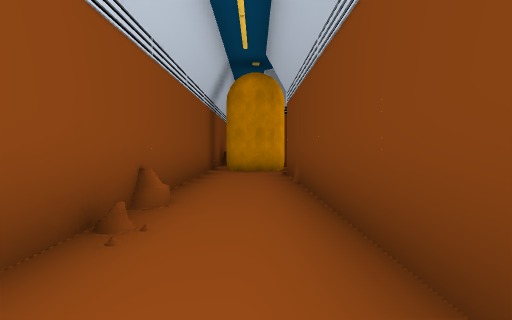
[1] (above)

23 first-person views from a walk through a scene from a Unity 3-D project. The camera is 1.2 m above the floor, tilts 2° down and sees 75° across. Doors are open. The floor is counted in squares, 2 m on a side. Each view is taken from the middle of a square. On the plan, view 1 faces up. The plan holds only what a view shows up to about 10 squares ahead; the rest is blank. The player is left out.

[2]
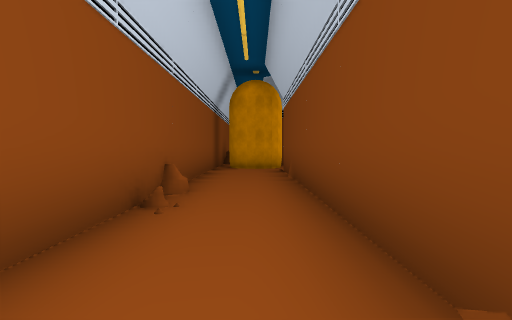

[3]
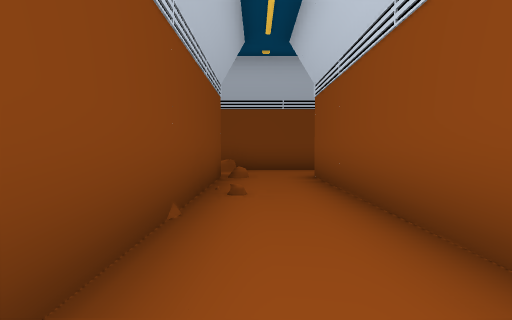

[4]
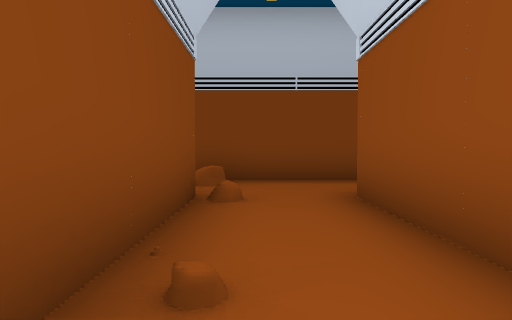

[5]
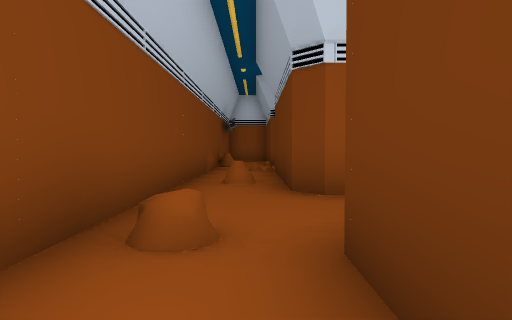

[6]
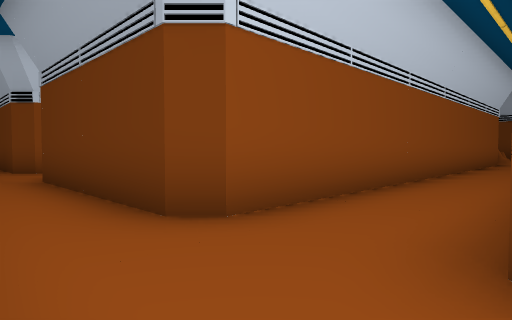

[7]
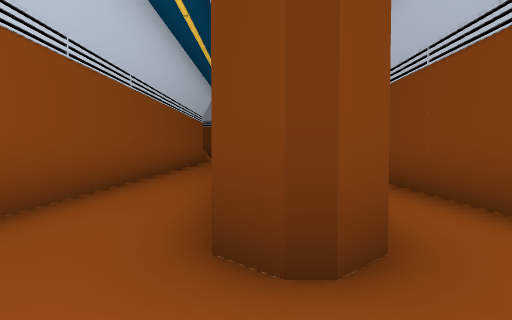

[8]
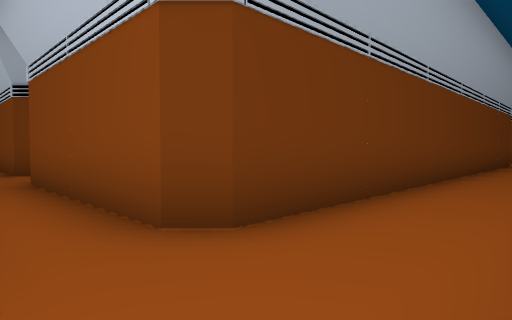

[9]
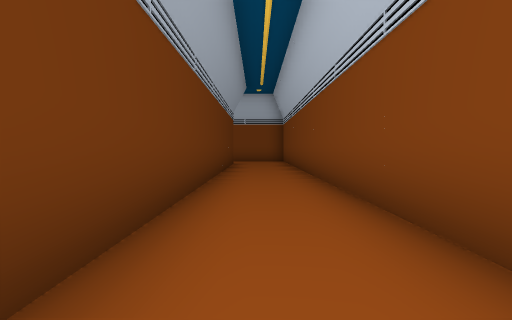

[10]
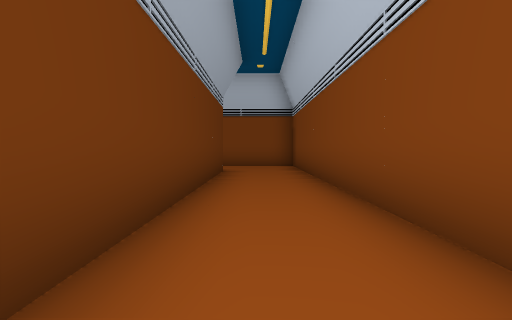

[11]
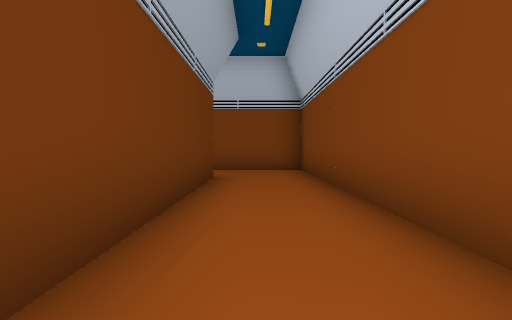

[12]
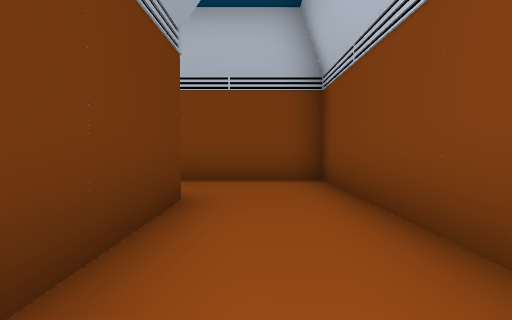

[13]
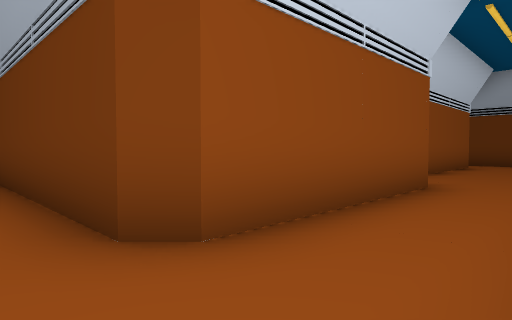

[14]
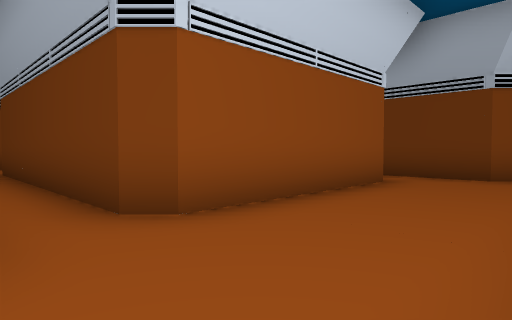

[15]
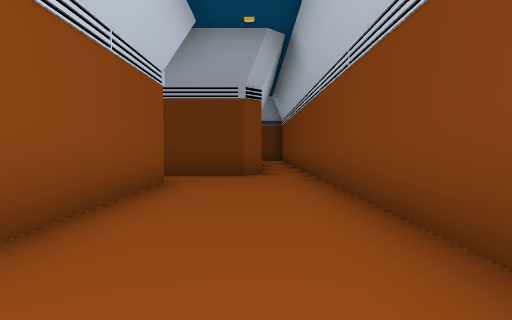

[16]
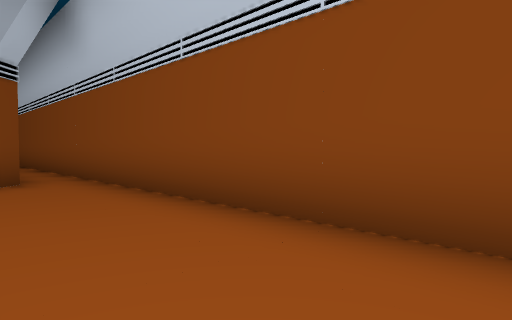

[17]
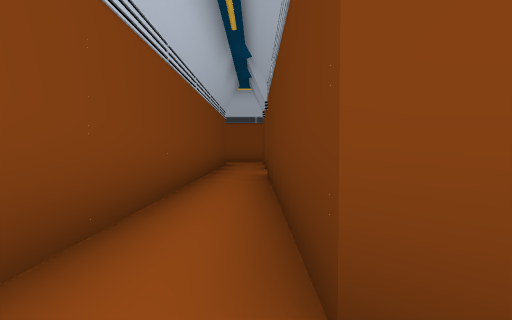

[18]
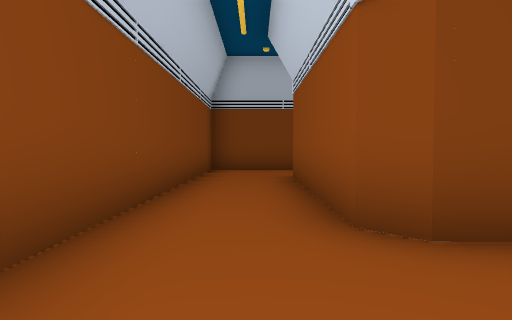

[19]
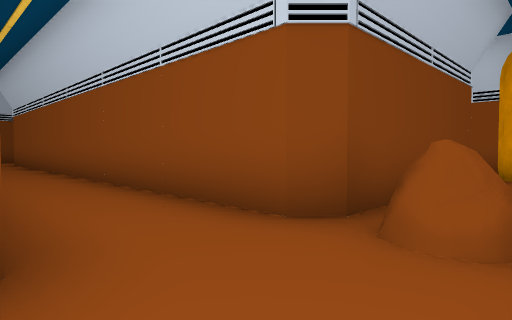

[20]
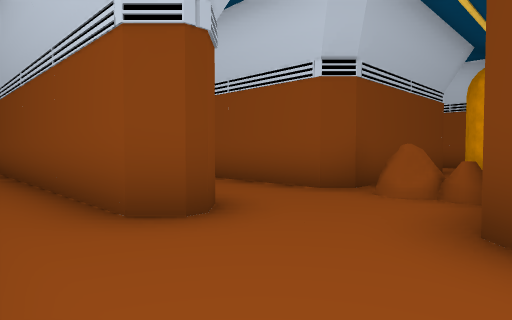

[21]
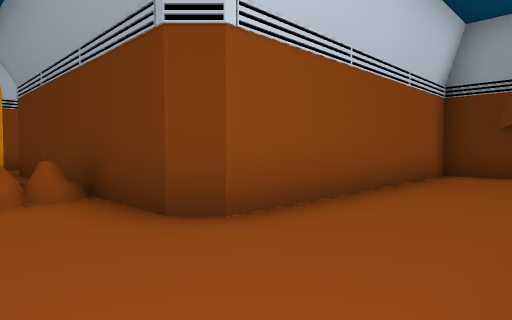

[22]
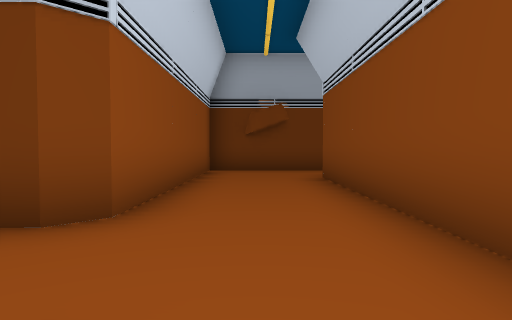

[23]
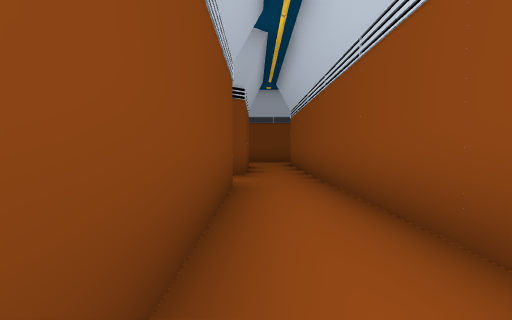

### Floor plan
Points are (right, up) in squares from view 1. A wall is a line through its corners. A room is listed if a view was taken in it or the views show most of it. See-through windows are left out.
Room 1 (views 1, 2, 3, 4)
walls: (0.7, -4.1) (0.7, 8.1); (-1.5, -6.3) (1.5, -6.3); (-1.2, 11) (-1.2, -4.1) (-1.6, -4.5)
ways out: opening at (1, -5.5) to room 2; opening at (-2, -5.5) to room 4; opening at (-1, 10)
objects: other object (-1, 4); other object (1, -5); other object (1, 0) to (2, 0); other object (1, 6) to (2, 6)
Room 2 (view 5)
walls: (5.4, -4.5) (1.1, -4.5)
ways out: opening at (1, -5.5) to room 1; opening at (4.5, -5.5) to room 3
Room 3 (views 6, 7, 8, 9, 10, 11, 12, 13, 14, 15, 16, 17, 18, 19, 20, 21, 22, 23)
walls: (13.8, 2.6) (13.4, 2.2); (13, 0.9) (22.9, 0.9) (23.3, 0.5) (23.3, -3.7) (22.9, -4.1) (10.6, -4.1) (10.4, -3.9) (10.4, 0.5); (10.4, 2.6) (10.4, 7.6); (8.8, -4.1) (8.3, -4.6) (7.7, -4.1); (10.4, 9.8) (10.4, 14.9); (11.5, -6.3) (25.3, -6.3) (25.3, 14); (7.7, 8.1) (8.2, 8.6) (8.7, 8.1) (8.7, -2); (22.4, 6.9) (22.4, 2.6) (22, 2.3) (15.7, 2.3); (24.2, 8.6) (23.8, 8.3) (21.7, 8.3); (1.1, 8.5) (5.4, 8.5) (5.8, 8.1) (5.8, -4.1) (5.4, -4.5); (10.9, 17) (7.8, 17) (7.8, 10.9) (7.4, 10.5) (3.1, 10.5)
ways out: opening at (4.5, -5.5) to room 2; opening at (11, 16); opening at (13.5, 1.5); opening at (23, 8)
objects: other object (5, 9) to (6, 9); other object (6, 10)
Room 4 (no view inside)
walls: (-3.5, -6.3) (-1.5, -6.3); (-1.6, -4.5) (-3.5, -4.5)
ways out: opening at (-2, -5.5) to room 1; opening at (-4.5, -5.5)
objects: other object (-3, -5)

Positions as (right, up) in squares from view 1, and headings:
1: (0, 0), facing up
2: (0, -1), facing up
3: (0, 3), facing down
4: (0, 0), facing down
5: (3, -5), facing left
6: (8, -6), facing up-left
7: (8, -6), facing up
8: (9, -6), facing up-right
9: (10, -5), facing right
10: (14, -5), facing right
11: (16, -5), facing right
12: (19, -5), facing right
13: (25, -5), facing up-left
14: (25, 1), facing up-left
15: (24, 1), facing up
16: (23, 2), facing up-right
17: (23, 2), facing left
18: (24, 3), facing down
19: (8, 10), facing down-left
20: (10, 11), facing down-left
21: (10, 9), facing up-left
22: (9, 8), facing up
23: (10, 8), facing down
